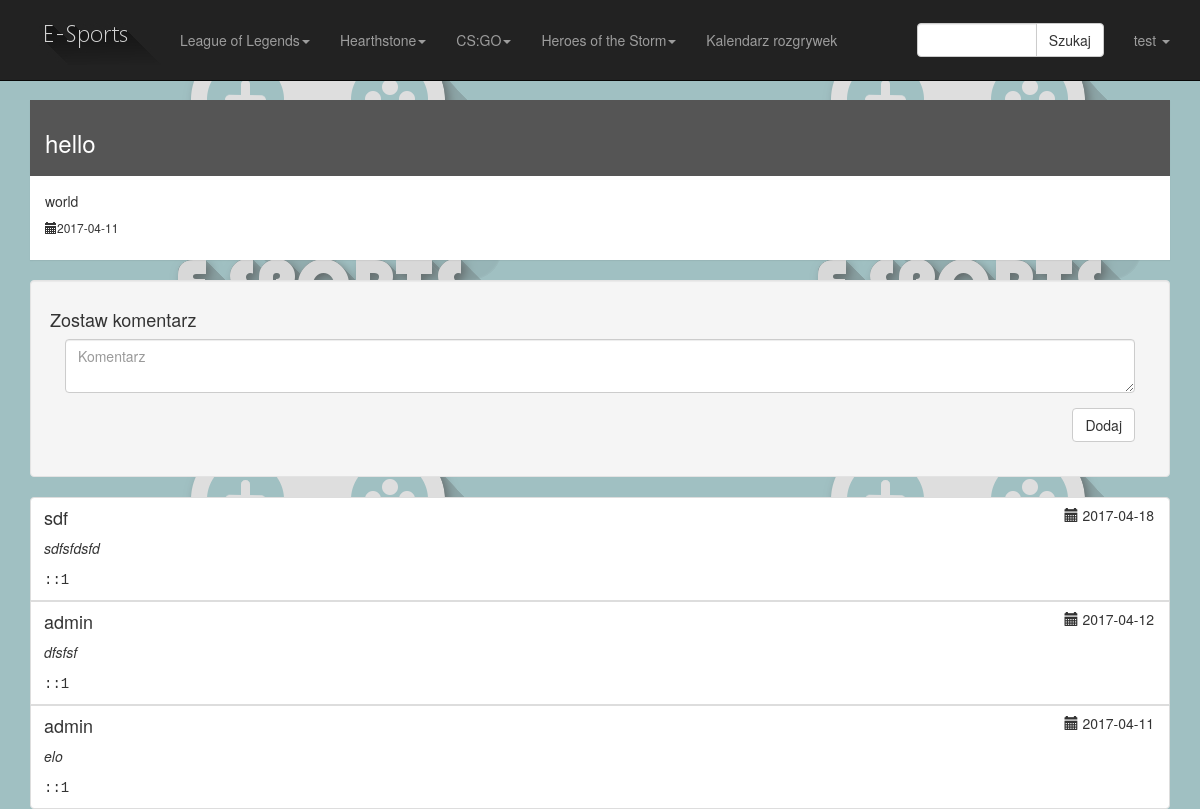
Screenshot of /readmore-user.php?idp=8&count=3 (signed in) with the database file from the repository.
### tables this page shows
CREATE TABLE `user` (
  `id` int(11) NOT NULL,
  `username` varchar(30) NOT NULL,
  `passcode` varchar(256) NOT NULL,
  `email` varchar(50) NOT NULL
);

CREATE TABLE `info` (
  `id` int(11) NOT NULL,
  `title` varchar(256) NOT NULL,
  `bodytext` varchar(2000) NOT NULL,
  `created` date NOT NULL,
  `count` int(11) NOT NULL
);

CREATE TABLE `comments` (
  `number` int(11) NOT NULL,
  `id` int(11) NOT NULL,
  `user` varchar(30) NOT NULL,
  `comment` varchar(255) NOT NULL,
  `created` date NOT NULL,
  `ip` varchar(20) NOT NULL
);

### lock.php (called while the page is built, shortened)
<?php
include('config.php');
$user_check=$_SESSION['login_user'];
$ses_sql=mysqli_query($db,"select username from user where username='$user_check' ");
$row=mysqli_fetch_array($ses_sql,MYSQLI_ASSOC);
$login_session=$row['username'];
?>

### readmore-user.php (the view, shortened to what this page needs)
<?php
include('lock.php');
include('functions.php');
?>
<!DOCTYPE html>
<html lang="en">
<head>
    <link href="css/bootstrap.min.css" rel="stylesheet">
    <link href="css/custom.css" rel="stylesheet">
</head>
<body background="images\background2.jpg">
        <nav class="navbar navbar-inverse navbar-fixed-top" role="navigation">
        <div class="container">
            <div class="navbar-header">
                <a class="navbar-brand" href="index.php">
                    <img src="images/esports.jpeg" alt="">
                </a>
            </div>
            <div class="collapse navbar-collapse" id="bs-example-navbar-collapse-1">
                <ul class="nav navbar-nav">
                    <li class="dropdown">
							<a href="#" class="dropdown-toggle" data-toggle="dropdown" data-hover="dropdown">League of Legends<b class="caret"></b></a>
					</li>
                    <li class="dropdown">
							<a href="#" class="dropdown-toggle" data-toggle="dropdown" data-hover="dropdown">Hearthstone<b class="caret"></b></a>
					</li>
					<li class="dropdown">
							<a href="#" class="dropdown-toggle" data-toggle="dropdown" data-hover="dropdown">CS:GO<b class="caret"></b></a>
					</li>
					<li class="dropdown">
							<a href="#" class="dropdown-toggle" data-toggle="dropdown" data-hover="dropdown">Heroes of the Storm<b class="caret"></b></a>
					</li>
                    <li class="dropdown">
                        <a href="cal-user.php">Kalendarz rozgrywek</a>
					</li>
                </ul>
				<ul class="nav navbar-nav navbar-right">
                    <li>
						<form class="navbar-form" action="./searchuser.php" method="get">
							<div class="input-group">
								<input type="text" size="10" class="form-control" name="search">
								<div class="input-group-btn">
									<button class="btn btn-default" type="submit" value="Szukaj">Szukaj</button>
								</div>
							</div>
						</form>
					</li>
					<li class="dropdown">
								<a href="#" class="dropdown-toggle" data-toggle="dropdown" data-hover="dropdown"><?php echo $login_session; ?>
                                <b class="caret"></b></a>
					</li>
				</ul>
            </div>
        </div>
    </nav>
	<div class="container">
         <div class="col-md-12">
                <div class="row">
				    <div class="panel">
					   <div class="panel-heading" style="background-color:#555">
                           <?php
                            $iddd = $_GET['idp'];
                            $sql = "SELECT * FROM info Where id='$iddd'";
                            $result =mysqli_query($db,$sql);
                            while($row = mysqli_fetch_assoc($result)) {
                                ?>
                                <h3><?php echo $row['title']; ?></h3>
                                <?php
                            }
                            ?>
                        </div>
						<div class="panel-body">
									<?php
										$iddd = $_GET['idp'];
										$sql = "SELECT * FROM info Where id='$iddd'";
										$result =mysqli_query($db,$sql);
										while($row = mysqli_fetch_assoc($result)) {
											?>
											<p><?php echo $row['bodytext']; ?></p>
                                            <h6><span class="glyphicon glyphicon-calendar"></span><?php echo $row['created']; ?></h6>
											<?php
										}
									 ?>
                        </div>
                    </div>
                    <div class="well">
                    <h4>Zostaw komentarz</h4>
                        <form role="form" class="clearfix" method="post">
                            <div class="col-md-12 form-group">
                                <textarea class="form-control" name="bodytext" id="bodytext" placeholder="Komentarz"></textarea>
                            </div>
                            <div class="col-md-12 form-group text-right">
                                <button type="submit" class="btn btn-default">Dodaj</button>
                            </div>
                        </form>
                    </div>
					<?php
						$idda = $_GET['idp'];
						$sql = "SELECT * FROM comments Where id='$idda' ORDER BY created DESC";
						$result =mysqli_query($db,$sql);
                    ?>
                    <ul id="comments" class="comments">
						<?php
                        while($row = mysqli_fetch_assoc($result)) {
							?>
                        <li class="list-group-item">
                            <div class="clearfix">
                                <h4 class="pull-left"><?php echo $row['user']; ?></h4>
                                    <p class="pull-right">
                                        <span class="glyphicon glyphicon-calendar"></span>
                                        <?php echo $row['created']; ?>
                                    </p>
                            </div>
                            <p>
                                <em><?php echo $row['comment']; ?></em>
                            </p>
                            <p><samp><?php echo $row['ip']; ?></samp></p>
                        </li>
				            <?php
				        }
                    ?>
                    </ul>
             </div>
         </div>
    </div>
</body>
</html>

### css/custom.css (style rules this page uses)
body { background: #5d7071 url(../images/tlo.png); padding-top: 70px; }
.navbar-fixed-top .nav { padding: 15px 0; }
.navbar-fixed-top .navbar-brand { padding: 0 15px; }
@media (min-width:768px) { body { padding-top: 100px; } }
@media (min-width:768px) { .navbar-fixed-top .navbar-brand { padding: 15px 0; } }
.panel,.panel-heading { border-radius:0; border-width:0; }
.panel-heading { color: #FFFFFF; }
#comments, #comments li { margin: 0; padding: 0; }
#comments li { list-style: none; padding-left: 13px; }
li [class^="pull-right"] { padding-top: 7px !important; margin-right: 15px; }

### rows the page displays
user: username "test"
info: title "hello", bodytext "world", created "2017-04-11"
comments: user "sdf", created "2017-04-18", comment "sdfsfdsfd", ip "::1"
comments: user "admin", created "2017-04-12", comment "dfsfsf", ip "::1"
comments: user "admin", created "2017-04-11", comment "elo", ip "::1"
